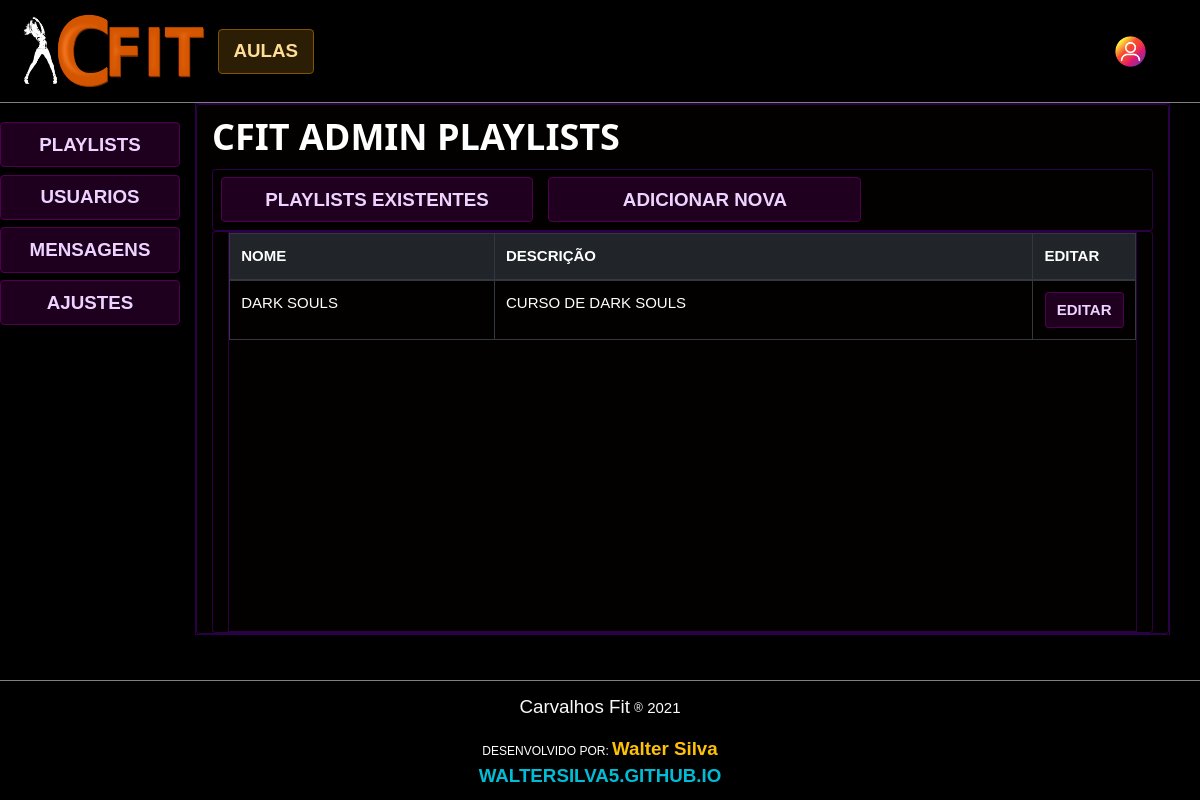
Before: /cfit_admin/cfit_admin_playlists/ (signed in) with the older database file.
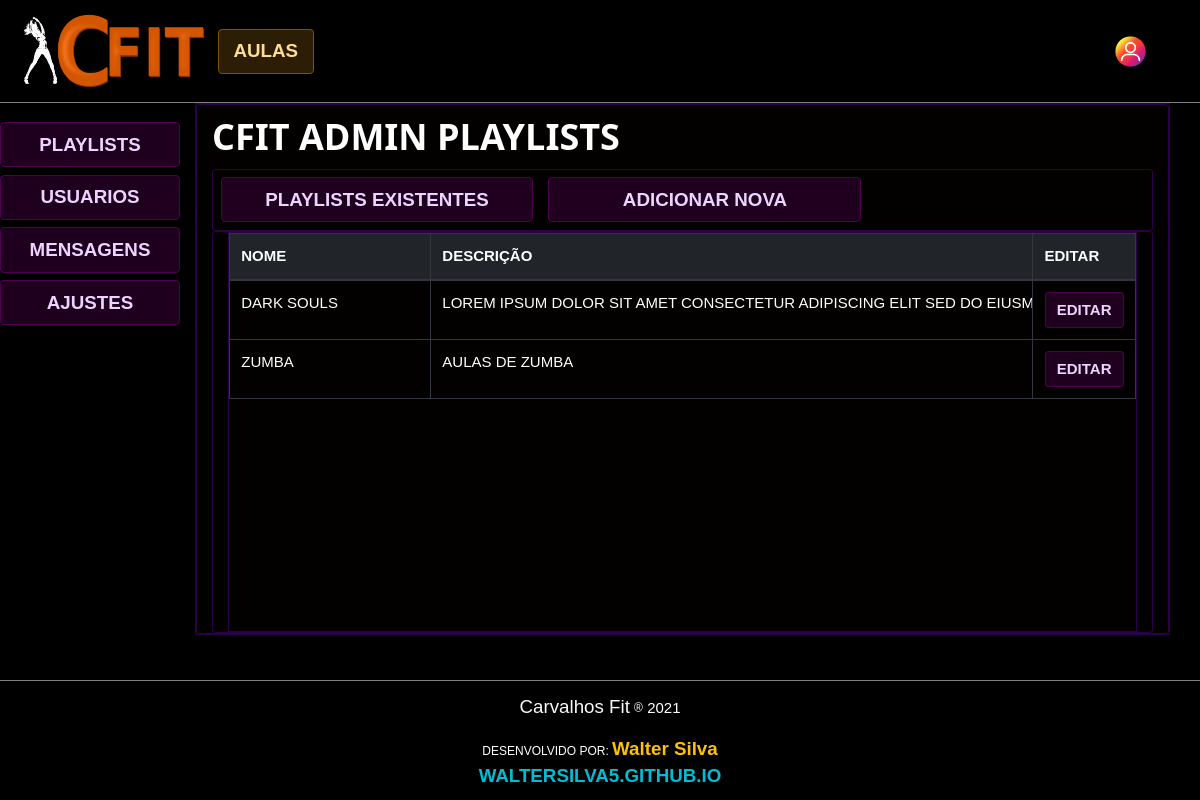
After: the same page with the newer database file.
### cfit/models.py (models this page shows)
class Playlist(models.Model):
    nome = models.CharField('nome', max_length=255, unique=True)
    desabilitada = models.BooleanField('desabilitada', null=False, default=False)
    descricao = models.CharField('descricao', max_length=255, null=True, default='')
    imagem = models.CharField('imagem', max_length=255, null=True, default='')

### cfit/views/cfit_admin.py (the view)
# urls.py: path(r'cfit_admin/cfit_admin_playlists/',
@adm_required
def cfit_admin_playlists(request, kwargs=""):
    playlists = Playlist.objects.all().values()
    return render(request, 'cfit_admin/cfit_admin_playlists.html', {"playlists": playlists})

### cfit/sessionTester.py (called while the page is built)
def adm_required(func):
    f = func
    @functools.wraps(func)
    def wrapper_login_required(*args, **kwargs):
        try:
            if(args[0].session["nivel_de_acesso"] == 2):
                pass
            else:
                raise Exception
        except:
            return redirect("/home")
        else:
            return f(*args, **kwargs)
    return wrapper_login_required

### cfit/templates/cfit_admin/cfit_admin_playlists.html (shortened to what this page needs)
{% extends 'cfit_admin/cfit_admin.html' %} {% block 'painels_admin' %} {% load static%}
<div class="cfit-div-dark-admin rounded container">
    <div class="container">
        <h1><b>CFIT ADMIN PLAYLISTS</b></h1>
    </div>
    <div>
        <div class="">
            <div class="cfit-div-dark-admin rounded">
                <div>
                    <wsi_button class="cfit-button-admin mx-2 my-2 col-md-4" id="button_playlists_existentes">PLAYLISTS
                        EXISTENTES
                    </wsi_button>
                    <wsi_button class="cfit-button-admin mx-2 my-2 col-md-4" id="button_adicionar_nova">ADICIONAR NOVA
                    </wsi_button>
                </div>
            </div>
        </div>
    </div>
    <div>
        <div class="container cfit-div-dark-admin rounded">
            <div id="painel_listagem_playlists" class="container row-no-padding">
                <div class="container col-sm-12 row row-no-padding" style="min-height:400px; overflow:auto;">
                    <table class="table table-hover cfit-div-dark-admin table-responsive table-dark row-no-padding">
                        <thead class="thead-dark  cfit-div-dark-admin ">
                            <tr>
                                <th class="col-sm-4">NOME</th>
                                <th class="col-sm-8">DESCRIÇÃO</th>
                                <th>EDITAR</th>
                            </tr>
                        </thead>
                        <tbody> {% for playlist in playlists %}
                            <tr class="cfit-div-dark-admin">
                                <td class="col-4"> {{playlist.nome}}
                                </td>
                                <td class="col-8 text-nowrap" style=" max-width: 600px; overflow:auto;">
                                    {{playlist.descricao}}
                                </td>
                                <td>
                                    <a href="{% url 'cfit_admin_playlists_aditar'  %}?playlist={{playlist.nome}}"
                                        class="btn cfit-button-admin w3-text-shadow"><b>EDITAR</b></a>
                                </td>
                            </tr> {% endfor %}
                        </tbody>
                    </table>
                </div>
            </div>
        </div>
    </div>
</div>
{% endblock%}

Changed rows visible on the page:
changed Playlist "DARK SOULS": descricao "CURSO DE DARK SOULS" → "LOREM IPSUM DOLOR SIT AMET CONSECTETUR ADIPISCING ELIT SED DO…"
added Playlist: nome "ZUMBA", descricao "AULAS DE ZUMBA"
